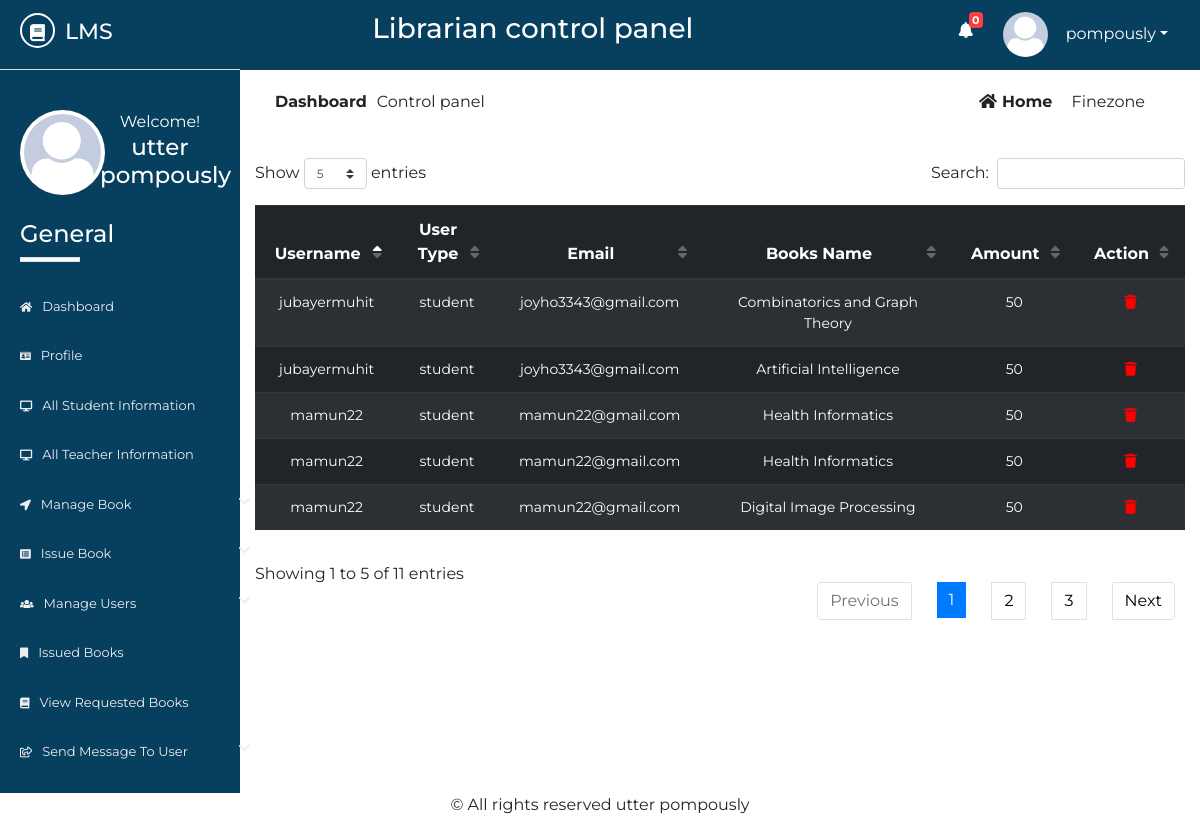
The app's page /Source/librarian/fine.php (signed in) with its own data.
### tables this page shows
CREATE TABLE `lib_registration` (
  `id` int(2) NOT NULL,
  `name` varchar(50) NOT NULL,
  `username` varchar(20) NOT NULL,
  `password` varchar(20) NOT NULL,
  `email` varchar(50) NOT NULL,
  `phone` varchar(20) NOT NULL,
  `address` varchar(100) NOT NULL,
  `photo` varchar(500) NOT NULL,
  `status` varchar(7) NOT NULL
);

CREATE TABLE `finezone` (
  `id` int(10) NOT NULL,
  `username` varchar(50) NOT NULL,
  `utype` varchar(10) NOT NULL,
  `email` varchar(50) NOT NULL,
  `booksname` varchar(50) NOT NULL,
  `fine` varchar(50) NOT NULL
);

### Source/librarian/fine.php (the view, shortened to what this page needs)
       <?php
   include 'inc/header.php';
   include 'inc/connection.php';
?>
<div class="dashboard-content">
	<div class="dashboard-header">
		<div class="container">
			<div class="row">
				<div class="col-md-6">
					<div class="left">
						<p><span>dashboard</span>Control panel</p>
					</div>
				</div>
				<div class="col-md-6">
					<div class="right text-right">
						<a href="dashboard.php"><i class="fas fa-home"></i>home</a>
						<span class="disabled">finezone</span>
					</div>
				</div>
			</div>
			<div class="issued-content">
				<div class="row">
					<div class="col-md-12">
						<div class="rbook-info status">
                                <table id="dtBasicExample" class="table table-striped table-dark text-center">
                                      <thead>
                                           <tr>
                                               <th>Username</th>
                                               <th>User Type</th>
                                               <th>Email</th>
                                               <th>Books Name</th>
                                               <th>Amount</th>
                                               <th>Action</th>
                                           </tr>
                                      </thead>
                                      <tbody>
                                          <?php
                                               $res= mysqli_query($link, "select * from finezone");
                                               while ($row=mysqli_fetch_array($res)) {
                                                   echo "<tr>";
                                                   echo "<td>"; echo $row["username"]; echo "</td>";
                                                   echo "<td>"; echo $row["utype"]; echo "</td>";
                                                   echo "<td>"; echo $row["email"]; echo "</td>";
                                                   echo "<td>"; echo $row["booksname"]; echo "</td>";
                                                   echo "<td>"; echo $row["fine"]; echo "</td>";
												echo "<td>";
												?><a href="delete-fine.php?id=<?php echo $row["id"]; ?> " style="color: red"><i class="fas fa-trash"></i></a><?php
												echo "</td>";
                                                   echo "</tr>";
                                               }
                                            ?>
                                      </tbody>
                                </table>
						</div>
					</div>
				</div>
			</div>
		</div>
	</div>
</div>
<?php
include 'inc/footer.php';
?>

### Source/librarian/inc/header.php (shortened to what this page needs)
<?php
    include 'inc/connection.php';
    $res = mysqli_query($link,"select * from request_books where read1='no'");
    $not= mysqli_num_rows($res);
 ?>
<!DOCTYPE html>
<html lang="en">
<head>
	<link rel="stylesheet" href="inc/css/bootstrap.min.css">
	<link rel="stylesheet" href="inc/css/bootstrap-select.min.css">
	<link rel="stylesheet" href="inc/css/fontawesome-all.min.css">
	<link rel="stylesheet" href="inc/css/datatables.min.css">
	<link rel="stylesheet" href="inc/css/pro1.css">
</head>
<body>
	<div class="main-content">
		<div class="wrapper">
			<div class="left-sidebar">
				<div class="p-title">
                    <h3><a href=""><i class="fas fa-book"></i><span>lms</span></a></h3>
				</div>
				<div class="profile">
					<div class="profile-pic">
                        <?php
                            $res = mysqli_query($link, "select * from lib_registration where username='".$_SESSION['username']."'");
                            while ($row = mysqli_fetch_array($res)){
                                ?><img src="<?php echo $row["photo"]; ?> " height="" width="" alt="something wrong" class="rounded-circle"></a> <?php
                            }
                        ?>
					</div>
					<div class="profile-info text-center">
						<span>Welcome!</span>
						<h2>
              <?php
                $res = mysqli_query($link, "select * from lib_registration where username='".$_SESSION['username']."'");
                while ($row = mysqli_fetch_array($res)){
                  $name  =  $row["name"];
                  echo $name;
                }
              ?>
            </h2>
					</div>
				</div>
				<div class="sidebar-menu">
					<h3>General</h3>
					<div class="border"></div>
	                <ul>
	                    <li class="menu <?php if($page=='home'){ echo 'active';} ?>">
      						<a href="dashboard.php"><i class="fas fa-home"></i>Dashboard</a>
    					</li>
    					  <li class="menu <?php if($page=='profile'){ echo 'active';} ?>">
      						<a href="profile.php"><i class="fas fa-id-card"></i>profile</a>
    					</li>
	                    <li class="menu <?php if($page=='sinfo'){ echo 'active';} ?>">
      						<a href="all-student-info.php"><i class="fas fa-desktop"></i>all student information</a>
    					</li>
    					<li class="menu <?php if($page=='tinfo'){ echo 'active';} ?>">
      						<a href="all-teacher-info.php"><i class="fas fa-desktop"></i>all teacher information</a>
    					</li>
    					<li class="menu menu-toggle2">
      						<a href="#"><i class="fas fa-location-arrow"></i>manage book <span class="fa fa-chevron-down"></span></a>
    					</li>
	                   <li class="menu menu-toggle1">
      						<a href="#"><i class="fas fa-list-alt"></i>issue book <span class="fa fa-chevron-down"></span></a>
    					</li>
    					<li class="menu menu-toggle3">
      						<a href="#"><i class="fas fa-users"></i>manage users <span class="fa fa-chevron-down"></span></a>
    					</li>
    					 <li class="menu <?php if($page=='ibook'){ echo 'active';} ?>">
      						<a href="issued-books.php"><i class="fas fa-bookmark"></i>issued books</a>
    					</li>
    					<li class="menu <?php if($page=='rbook'){ echo 'active';} ?>">
      						<a href="requested-books.php"><i class="fas fa-book"></i>view requested books</a>
    					</li>
    					<li class="menu menu-toggle4">
      						<a href="#"><i class="far fa-share-square"></i>send message to user <span class="fa fa-chevron-down"></span></a>
    					</li>
    				</ul>
				</div>
			</div>
			<div class="content">
				<div class="inner">
					<div class="heading text-center">
						<h3>Librarian control panel</h3>
					</div>
					<div class="header-profile text-right">
						<ul>
                            <li class="icon">
                                <a href="requested-books.php" ><i class="fas fa-bell"></i></a>
                                <span class="count" onclick="window.location='requested-books.php'"><b><?php echo $not; ?></b></span>
                            </li>
							<li class="dropdown">
                                <?php
                                     $res = mysqli_query($link, "select * from lib_registration where username='".$_SESSION['username']."'");
                                     while ($row = mysqli_fetch_array($res)){
                                         ?><a href="" class="dropdown-toggle" data-toggle="dropdown"><img src="<?php echo $row["photo"]; ?>" alt=""><span><?php echo $_SESSION["username"]; ?></span></a> <?php
                                     }
                                ?>
							</li>
						</ul>
					</div>
				</div>

### Source/librarian/inc/footer.php (shortened to what this page needs)
			</div>
		</div>
	</div>
    <div class="footer text-center">
        <p>&copy; All rights reserved utter pompously</p>
    </div>
</body>
</html>

### Source/librarian/inc/css/pro1.css (style rules this page uses)
* { margin: 0; padding: 0; }
body { font-family: 'Montserrat', sans-serif; }
.border { width: 60px; height: 5px; background: #fff; }
.main-content { width: 100%; height: auto; overflow: hidden; }
.main-content .left-sidebar { width: 20%; height: auto; background: #073f5f; float: left; }
.main-content .left-sidebar .p-title { width: 100%; padding: 13px; padding-left: 20px; background: #073f5f; border-bottom: 1px solid #ddd; }
.main-content .p-title a { text-decoration: none; color: #fff; font-size: 22px; text-transform: uppercase; }
.main-content .p-title a i { width: 35px; height: 35px; line-height: 35px; text-align: center; font-size: 17px; border-radius: 50%; border: 2px solid #fff; }
.main-content .p-title a span { margin-left: 10px; }
.main-content .left-sidebar .profile { width: 100%; padding: 20px; margin-top: 0; padding-top: 0; }
.main-content .left-sidebar .profile .profile-pic { width: 40%; float: left; }
.main-content .left-sidebar .profile img { width: 85px; height: 85px; position: inherit; padding: 4px; background: #fff; overflow: hidden; }
.main-content .left-sidebar .profile .profile-info { width: 60%; float: left; color: #fff; }
.main-content .left-sidebar .profile .profile-info h2 { font-size: 23px; }
.sidebar-menu { color: #fff; width: 100%; padding-top: 60px; padding-left: 0; }
.sidebar-menu h3 { margin-left: 20px; font-size: 24px; }
.sidebar-menu .border { margin-left: 20px; margin-bottom: 20px; }
.sidebar-menu ul li a { text-decoration: none; color: #eee; width: 270px; padding: 15px 20px; font-size: 13px; display: block; text-transform: capitalize; transition: all .5s ease; }
.sidebar-menu ul { padding-left: 0; }
.sidebar-menu ul li a i { margin-right: 10px; font-size: smaller; }
.sidebar-menu ul li a span { float: right; }
.content { width: 80%; height: auto; float: right; }
.content .inner { width: 100%; height: 70px; background: #073f5f; padding: 12px; }
.content .inner .heading { width: 60%; float: left; color: #fff; }
.content .inner .header-profile { width: calc(40%-20px); float: right; margin-right: 20px; position: relative; }
.content .inner .header-profile .icon i { margin-right: 30px; font-size: 16px; margin-top: 10px; }
.header-profile .dropdown span { color: #fff; margin-left: 10px; }
.header-profile .icon span { color: #fff; position: absolute; left: 10px; top: 0; font-size: 11px; width: 14px; height: 16px; line-height: 16px; text-align: center; border-radius: 4px; background: #FA3E3E; }
.header-profile ul li { list-style: none; float: left; }
.header-profile ul li i { color: #fff; }
.header-profile img { width: 40px; height: 40px; border-radius: 50%; margin-right: 8px; }
.dropdown a { text-decoration: none; color: #fff; }
.dropdown img { width: 45px; height: 45px; border-radius: 50%; }
.dashboard-header .left { padding: 20px; }
.dashboard-header .left p span { text-transform: capitalize; margin-right: 10px; font-weight: bold; }
.dashboard-header .right { padding: 20px; margin-right: 20px; }
.dashboard-header .right a { text-transform: capitalize; text-decoration: none; color: #222; margin-right: 15px; font-weight: bold; }
.dashboard-header .right a i { margin-right: 5px; }
.dashboard-header .right span { text-transform: capitalize; }
.rbook-info tbody { font-size: 14px; }
.rbook-info a { text-decoration: none; color: #fff; }

### records on screen
lib_registration: photo (picture), name "utter pompously"
finezone: username "jubayermuhit", utype "student", email "joyho3343@gmail.com", booksname "Combinatorics and Graph Theory", fine "50"
finezone: username "mamun22", utype "student", email "mamun22@gmail.com", booksname "Health Informatics", fine "50"
finezone: username "mamun22", utype "student", email "mamun22@gmail.com", booksname "Health Informatics", fine "50"
finezone: username "mamun22", utype "student", email "mamun22@gmail.com", booksname "Digital Image Processing", fine "50"
finezone: username "jubayermuhit", utype "student", email "joyho3343@gmail.com", booksname "Artificial Intelligence", fine "50"

### other values on screen
$not "0"
